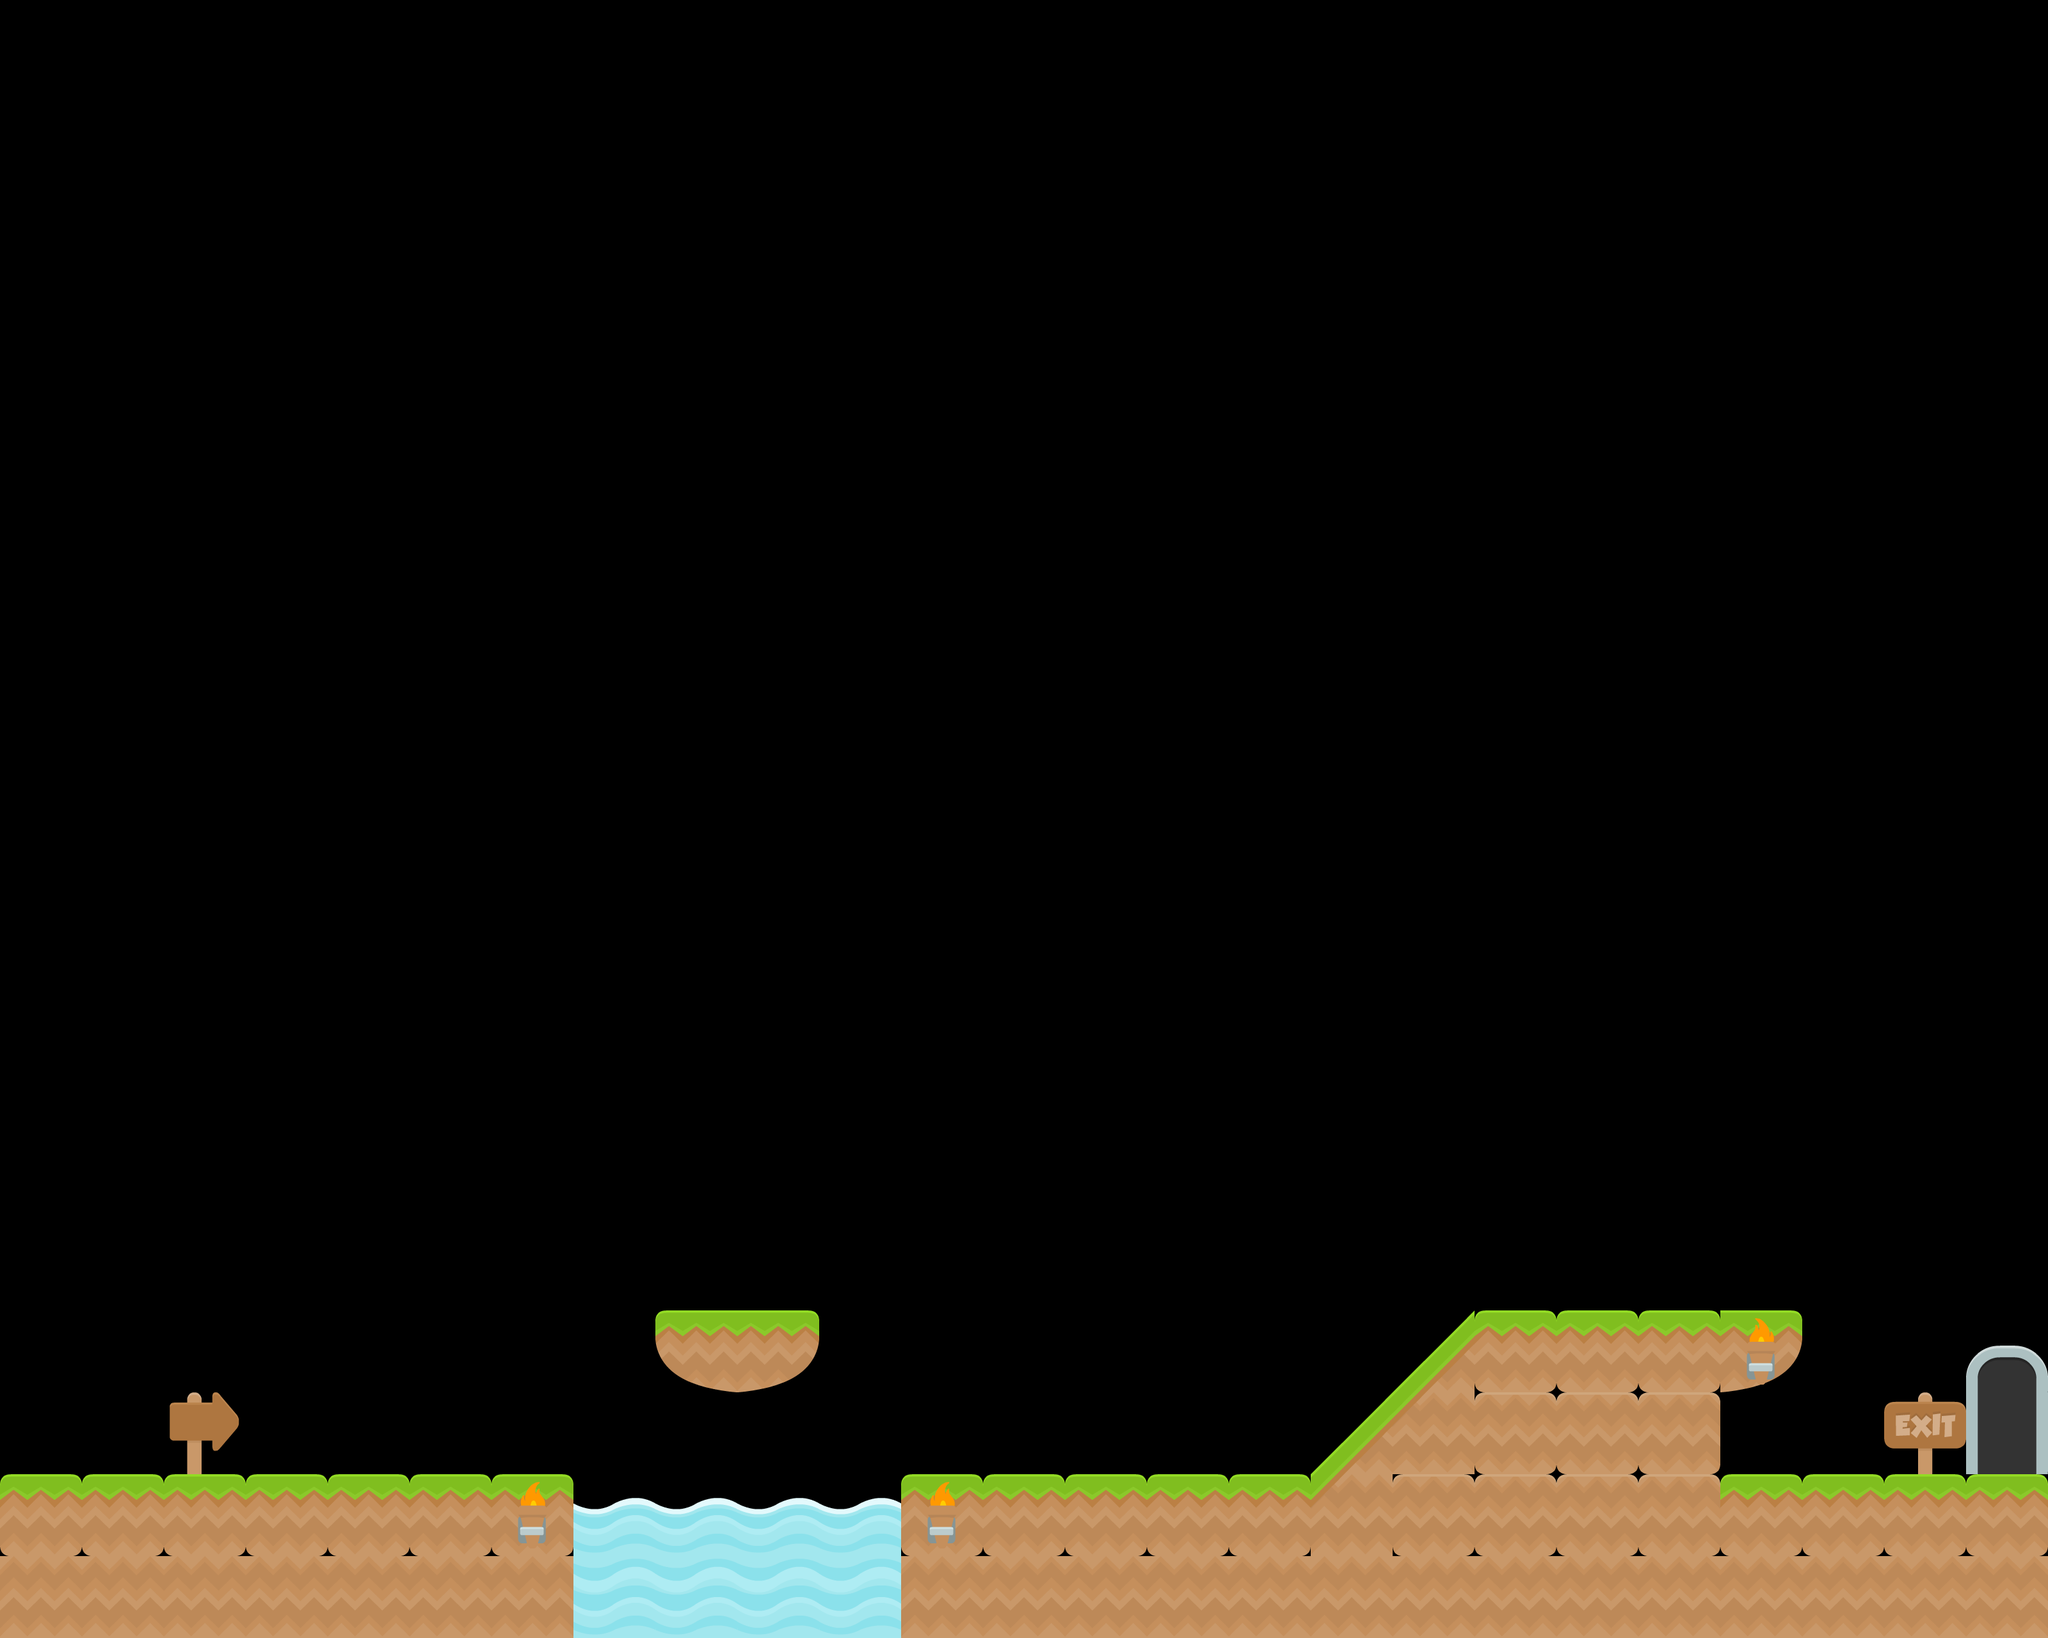

Below is a game level as drawn by its tile map, then a one-line description and the .tmx that defines it (tile-layer data replaced by summaries):
An orthogonal 25x20 tile map with 128x128 px tiles, 4 tile layers (goal, ladders, ground, background) and 3 objects.

<map version="1.10" tiledversion="1.10.1" orientation="orthogonal" renderorder="right-down" width="25" height="20" tilewidth="128" tileheight="128" infinite="0" nextlayerid="6" nextobjectid="16">
 <tileset firstgid="1" source="arcade_platformer.tsx" />
 <layer id="2" name="goal" width="25" height="20">
  <data>[500 cells, 2 non-empty, 2 distinct tile ids]</data>
 </layer>
 <layer id="3" name="ladders" width="25" height="20">
  <data>[500 cells, 0 non-empty, 0 distinct tile ids]</data>
 </layer>
 <layer id="4" name="ground" width="25" height="20">
  <data>[500 cells, 62 non-empty, 9 distinct tile ids]</data>
 </layer>
 <objectgroup id="5" name="coins">
  <object id="12" gid="23" x="442.061" y="2242.79" width="128" height="128">
   <properties>
    <property name="point_value" type="int" value="1" />
   </properties>
  </object>
  <object id="14" gid="25" x="1084.48" y="1985.21" width="128" height="128">
   <properties>
    <property name="point_value" type="int" value="2" />
   </properties>
  </object>
  <object id="15" gid="24" x="2881.45" y="1982.18" width="128" height="128">
   <properties>
    <property name="point_value" type="int" value="5" />
   </properties>
  </object>
 </objectgroup>
 <layer id="1" name="background" width="25" height="20">
  <data>[500 cells, 5 non-empty, 4 distinct tile ids]</data>
 </layer>
</map>
